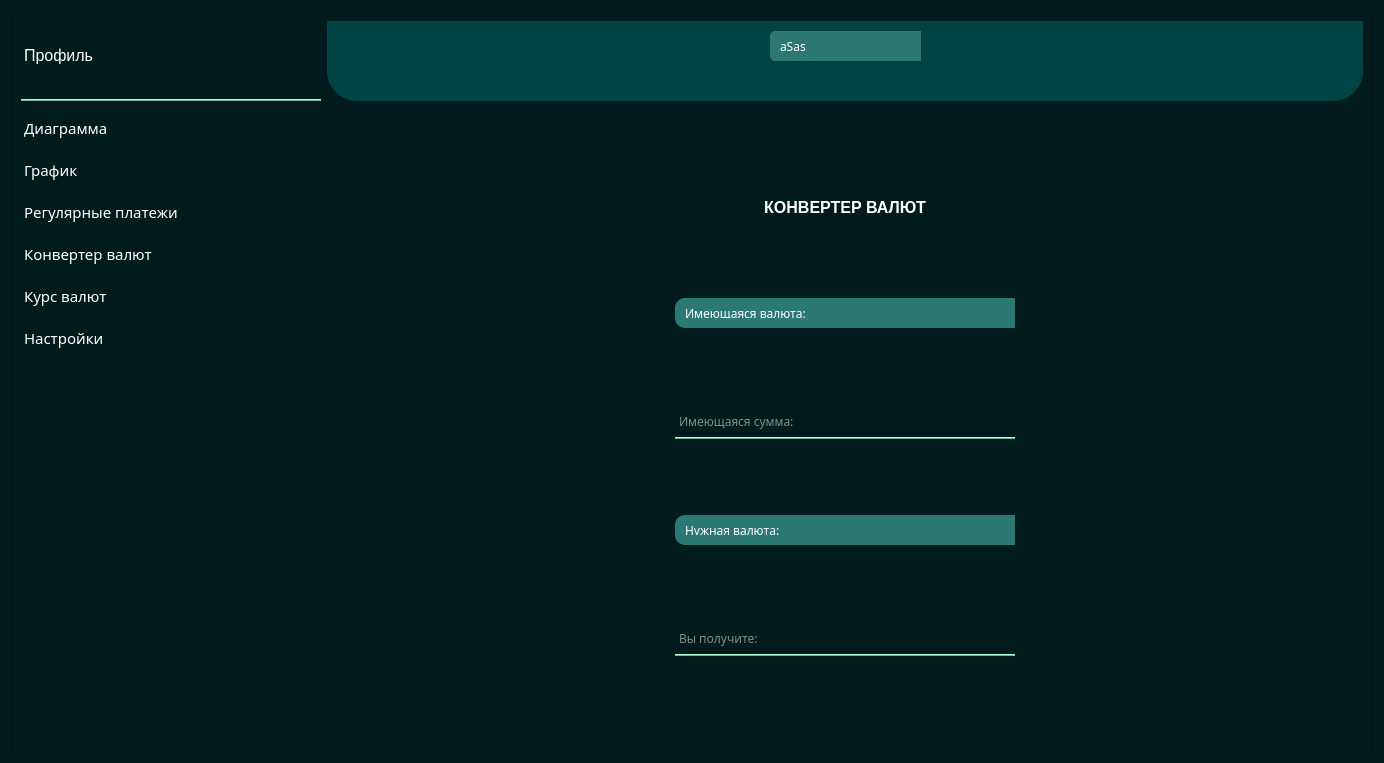
<?xml version="1.0" encoding="UTF-8"?>
<ui version="4.0">
 <class>MainPage</class>
 <widget class="QWidget" name="MainPage">
  <property name="geometry">
   <rect>
    <x>0</x>
    <y>0</y>
    <width>1384</width>
    <height>763</height>
   </rect>
  </property>
  <property name="windowTitle">
   <string>Form</string>
  </property>
  <property name="styleSheet">
   <string notr="true">background-color: #021c1e</string>
  </property>
  <layout class="QGridLayout" name="gridLayout">
   <item row="0" column="0">
    <widget class="QFrame" name="frame">
     <property name="frameShape">
      <enum>QFrame::StyledPanel</enum>
     </property>
     <property name="frameShadow">
      <enum>QFrame::Raised</enum>
     </property>
     <layout class="QGridLayout" name="gridLayout_2">
      <item row="1" column="0">
       <widget class="QListWidget" name="list_of_pages">
        <property name="minimumSize">
         <size>
          <width>0</width>
          <height>0</height>
         </size>
        </property>
        <property name="maximumSize">
         <size>
          <width>300</width>
          <height>16777215</height>
         </size>
        </property>
        <property name="font">
         <font>
          <family>Meiryo</family>
          <pointsize>11</pointsize>
          <weight>50</weight>
          <bold>false</bold>
         </font>
        </property>
        <property name="styleSheet">
         <string notr="true">QListWidget {
	border: none;
}

QListWidget:item {
    padding-top: 10px;
    padding-bottom: 10px;
}

QListWidget:item:hover {
    background-color: rgba(111, 185, 143, 0.3);
	border-radius: 10px;
	color: #021c1e;
}

QListWidget:item:!hover {
    background-color: #021c1e;
	color: white
}

QListWidget:item:selected {
    background-color: #6fb98f;
	border-radius: 10px;
    color: white;
}</string>
        </property>
        <item>
         <property name="text">
          <string>Диаграмма</string>
         </property>
         <property name="icon">
          <iconset>
           <normaloff>icons/diagram.png</normaloff>icons/diagram.png</iconset>
         </property>
        </item>
        <item>
         <property name="text">
          <string>График</string>
         </property>
         <property name="icon">
          <iconset>
           <normaloff>icons/bar</normaloff>icons/bar</iconset>
         </property>
        </item>
        <item>
         <property name="text">
          <string>Регулярные платежи</string>
         </property>
         <property name="icon">
          <iconset>
           <normaloff>icons/regular.png</normaloff>icons/regular.png</iconset>
         </property>
        </item>
        <item>
         <property name="text">
          <string>Конвертер валют</string>
         </property>
         <property name="icon">
          <iconset>
           <normaloff>icons/converter.png</normaloff>icons/converter.png</iconset>
         </property>
        </item>
        <item>
         <property name="text">
          <string>Курс валют</string>
         </property>
         <property name="icon">
          <iconset>
           <normaloff>icons/exchange_rate.png</normaloff>icons/exchange_rate.png</iconset>
         </property>
        </item>
        <item>
         <property name="text">
          <string>Настройки</string>
         </property>
         <property name="icon">
          <iconset>
           <normaloff>icons/settings.png</normaloff>icons/settings.png</iconset>
         </property>
        </item>
       </widget>
      </item>
      <item row="0" column="0">
       <widget class="QListWidget" name="profile_list_widget">
        <property name="maximumSize">
         <size>
          <width>300</width>
          <height>80</height>
         </size>
        </property>
        <property name="styleSheet">
         <string notr="true">
QListWidget {
	border: none;
	border-bottom: 2px ridge #6fb98f;
	color: white;
}

QListWidget:item {
    padding-top: 25px;
    padding-bottom: 25px;
}

QListWidget:item:hover {
    background-color: rgba(111, 185, 143, 0.3);
	border-radius: 10px;
	color: #021c1e;
}

QListWidget:item:!hover {
    background-color: #021c1e;
	color: white
}

</string>
        </property>
        <item>
         <property name="text">
          <string>Профиль</string>
         </property>
         <property name="font">
          <font>
           <family>MS Sans Serif</family>
           <pointsize>12</pointsize>
          </font>
         </property>
         <property name="background">
          <brush brushstyle="NoBrush">
           <color alpha="255">
            <red>255</red>
            <green>255</green>
            <blue>255</blue>
           </color>
          </brush>
         </property>
         <property name="icon">
          <iconset>
           <normaloff>icons/user.png</normaloff>icons/user.png</iconset>
         </property>
        </item>
       </widget>
      </item>
      <item row="1" column="1">
       <widget class="QStackedWidget" name="stacked_main_pages">
        <property name="currentIndex">
         <number>3</number>
        </property>
        <widget class="QWidget" name="diagramm_page"/>
        <widget class="QWidget" name="schedule_page"/>
        <widget class="QWidget" name="regular_page"/>
        <widget class="QWidget" name="converter_page">
         <layout class="QGridLayout" name="gridLayout_3">
          <property name="horizontalSpacing">
           <number>6</number>
          </property>
          <property name="verticalSpacing">
           <number>0</number>
          </property>
          <item row="1" column="1">
           <widget class="QComboBox" name="available_currency">
            <property name="minimumSize">
             <size>
              <width>0</width>
              <height>30</height>
             </size>
            </property>
            <property name="font">
             <font>
              <family>MS Reference Sans Serif</family>
              <pointsize>9</pointsize>
             </font>
            </property>
            <property name="styleSheet">
             <string notr="true">QComboBox:drop-down {
	background-color: #2c7873;
}
QComboBox{
  color: white;	
  background-color: #2c7873;
  padding: 10px;
  selection-background-color: rgb(39, 44, 54);
  border: none;
  height: 6px;
  width: 6px;
  margin: 0px;
	border-radius: 10px;
}</string>
            </property>
            <property name="currentText">
             <string>Имеющаяся валюта:</string>
            </property>
            <item>
             <property name="text">
              <string>Имеющаяся валюта:</string>
             </property>
            </item>
            <item>
             <property name="text">
              <string>EUR</string>
             </property>
            </item>
            <item>
             <property name="text">
              <string>MTL</string>
             </property>
            </item>
            <item>
             <property name="text">
              <string>ILS</string>
             </property>
            </item>
            <item>
             <property name="text">
              <string>DKK</string>
             </property>
            </item>
            <item>
             <property name="text">
              <string>SEK</string>
             </property>
            </item>
            <item>
             <property name="text">
              <string>CHF</string>
             </property>
            </item>
            <item>
             <property name="text">
              <string>EEK</string>
             </property>
            </item>
            <item>
             <property name="text">
              <string>NZD</string>
             </property>
            </item>
            <item>
             <property name="text">
              <string>JPY</string>
             </property>
            </item>
            <item>
             <property name="text">
              <string>KRW</string>
             </property>
            </item>
            <item>
             <property name="text">
              <string>SKK</string>
             </property>
            </item>
            <item>
             <property name="text">
              <string>TRL</string>
             </property>
            </item>
            <item>
             <property name="text">
              <string>ISK</string>
             </property>
            </item>
            <item>
             <property name="text">
              <string>HKD</string>
             </property>
            </item>
            <item>
             <property name="text">
              <string>LTL</string>
             </property>
            </item>
            <item>
             <property name="text">
              <string>PHP</string>
             </property>
            </item>
            <item>
             <property name="text">
              <string>CZK</string>
             </property>
            </item>
            <item>
             <property name="text">
              <string>CYP</string>
             </property>
            </item>
            <item>
             <property name="text">
              <string>BRL</string>
             </property>
            </item>
            <item>
             <property name="text">
              <string>TRY</string>
             </property>
            </item>
            <item>
             <property name="text">
              <string>AUD</string>
             </property>
            </item>
            <item>
             <property name="text">
              <string>CAD</string>
             </property>
            </item>
            <item>
             <property name="text">
              <string>MXN</string>
             </property>
            </item>
            <item>
             <property name="text">
              <string>HUF</string>
             </property>
            </item>
            <item>
             <property name="text">
              <string>THB</string>
             </property>
            </item>
            <item>
             <property name="text">
              <string>ZAR</string>
             </property>
            </item>
            <item>
             <property name="text">
              <string>BGN</string>
             </property>
            </item>
            <item>
             <property name="text">
              <string>IDR</string>
             </property>
            </item>
            <item>
             <property name="text">
              <string>LVL</string>
             </property>
            </item>
            <item>
             <property name="text">
              <string>MYR</string>
             </property>
            </item>
            <item>
             <property name="text">
              <string>GBP</string>
             </property>
            </item>
            <item>
             <property name="text">
              <string>CNY</string>
             </property>
            </item>
            <item>
             <property name="text">
              <string>SIT</string>
             </property>
            </item>
            <item>
             <property name="text">
              <string>RUB</string>
             </property>
            </item>
            <item>
             <property name="text">
              <string>SGD</string>
             </property>
            </item>
            <item>
             <property name="text">
              <string>NOK</string>
             </property>
            </item>
            <item>
             <property name="text">
              <string>RON</string>
             </property>
            </item>
            <item>
             <property name="text">
              <string>HRK</string>
             </property>
            </item>
            <item>
             <property name="text">
              <string>ROL</string>
             </property>
            </item>
            <item>
             <property name="text">
              <string>INR</string>
             </property>
            </item>
            <item>
             <property name="text">
              <string>PLN</string>
             </property>
            </item>
            <item>
             <property name="text">
              <string>USD</string>
             </property>
            </item>
           </widget>
          </item>
          <item row="2" column="1">
           <widget class="QLineEdit" name="available_sum">
            <property name="maximumSize">
             <size>
              <width>16777215</width>
              <height>35</height>
             </size>
            </property>
            <property name="font">
             <font>
              <family>MS Reference Sans Serif</family>
              <pointsize>9</pointsize>
             </font>
            </property>
            <property name="styleSheet">
             <string notr="true">border: 2px solid transparent;
border-bottom: 2px ridge #6fb98f;
color: white;
height: 30</string>
            </property>
            <property name="placeholderText">
             <string>Имеющаяся сумма:</string>
            </property>
           </widget>
          </item>
          <item row="0" column="1">
           <widget class="QLabel" name="label">
            <property name="maximumSize">
             <size>
              <width>16777215</width>
              <height>30</height>
             </size>
            </property>
            <property name="font">
             <font>
              <pointsize>12</pointsize>
              <weight>75</weight>
              <bold>true</bold>
             </font>
            </property>
            <property name="styleSheet">
             <string notr="true">color: white</string>
            </property>
            <property name="text">
             <string>КОНВЕРТЕР ВАЛЮТ</string>
            </property>
            <property name="alignment">
             <set>Qt::AlignCenter</set>
            </property>
           </widget>
          </item>
          <item row="4" column="1">
           <widget class="QLineEdit" name="required_sum">
            <property name="maximumSize">
             <size>
              <width>16777215</width>
              <height>35</height>
             </size>
            </property>
            <property name="font">
             <font>
              <family>MS Reference Sans Serif</family>
              <pointsize>9</pointsize>
             </font>
            </property>
            <property name="styleSheet">
             <string notr="true">border: 2px solid transparent;
border-bottom: 2px ridge #6fb98f;
color: white;
height: 30</string>
            </property>
            <property name="readOnly">
             <bool>true</bool>
            </property>
            <property name="placeholderText">
             <string>Вы получите:</string>
            </property>
           </widget>
          </item>
          <item row="0" column="0">
           <spacer name="horizontalSpacer_3">
            <property name="orientation">
             <enum>Qt::Horizontal</enum>
            </property>
            <property name="sizeHint" stdset="0">
             <size>
              <width>40</width>
              <height>20</height>
             </size>
            </property>
           </spacer>
          </item>
          <item row="0" column="2">
           <spacer name="horizontalSpacer_4">
            <property name="orientation">
             <enum>Qt::Horizontal</enum>
            </property>
            <property name="sizeHint" stdset="0">
             <size>
              <width>40</width>
              <height>20</height>
             </size>
            </property>
           </spacer>
          </item>
          <item row="3" column="1">
           <widget class="QComboBox" name="available_currency_2">
            <property name="minimumSize">
             <size>
              <width>0</width>
              <height>30</height>
             </size>
            </property>
            <property name="font">
             <font>
              <family>MS Reference Sans Serif</family>
              <pointsize>9</pointsize>
             </font>
            </property>
            <property name="styleSheet">
             <string notr="true">QComboBox:drop-down {
	background-color: #2c7873;
}
QComboBox{
  color: white;	
  background-color: #2c7873;
  padding: 10px;
  selection-background-color: rgb(39, 44, 54);
  border: none;
  height: 6px;
  width: 6px;
  margin: 0px;
	border-radius: 10px;
}</string>
            </property>
            <property name="currentText">
             <string>Нужная валюта:</string>
            </property>
            <item>
             <property name="text">
              <string>Нужная валюта:</string>
             </property>
            </item>
            <item>
             <property name="text">
              <string>EUR</string>
             </property>
            </item>
            <item>
             <property name="text">
              <string>MTL</string>
             </property>
            </item>
            <item>
             <property name="text">
              <string>ILS</string>
             </property>
            </item>
            <item>
             <property name="text">
              <string>DKK</string>
             </property>
            </item>
            <item>
             <property name="text">
              <string>SEK</string>
             </property>
            </item>
            <item>
             <property name="text">
              <string>CHF</string>
             </property>
            </item>
            <item>
             <property name="text">
              <string>EEK</string>
             </property>
            </item>
            <item>
             <property name="text">
              <string>NZD</string>
             </property>
            </item>
            <item>
             <property name="text">
              <string>JPY</string>
             </property>
            </item>
            <item>
             <property name="text">
              <string>KRW</string>
             </property>
            </item>
            <item>
             <property name="text">
              <string>SKK</string>
             </property>
            </item>
            <item>
             <property name="text">
              <string>TRL</string>
             </property>
            </item>
            <item>
             <property name="text">
              <string>ISK</string>
             </property>
            </item>
            <item>
             <property name="text">
              <string>HKD</string>
             </property>
            </item>
            <item>
             <property name="text">
              <string>LTL</string>
             </property>
            </item>
            <item>
             <property name="text">
              <string>PHP</string>
             </property>
            </item>
            <item>
             <property name="text">
              <string>CZK</string>
             </property>
            </item>
            <item>
             <property name="text">
              <string>CYP</string>
             </property>
            </item>
            <item>
             <property name="text">
              <string>BRL</string>
             </property>
            </item>
            <item>
             <property name="text">
              <string>TRY</string>
             </property>
            </item>
            <item>
             <property name="text">
              <string>AUD</string>
             </property>
            </item>
            <item>
             <property name="text">
              <string>CAD</string>
             </property>
            </item>
            <item>
             <property name="text">
              <string>MXN</string>
             </property>
            </item>
            <item>
             <property name="text">
              <string>HUF</string>
             </property>
            </item>
            <item>
             <property name="text">
              <string>THB</string>
             </property>
            </item>
            <item>
             <property name="text">
              <string>ZAR</string>
             </property>
            </item>
            <item>
             <property name="text">
              <string>BGN</string>
             </property>
            </item>
            <item>
             <property name="text">
              <string>IDR</string>
             </property>
            </item>
            <item>
             <property name="text">
              <string>LVL</string>
             </property>
            </item>
            <item>
             <property name="text">
              <string>MYR</string>
             </property>
            </item>
            <item>
             <property name="text">
              <string>GBP</string>
             </property>
            </item>
            <item>
             <property name="text">
              <string>CNY</string>
             </property>
            </item>
            <item>
             <property name="text">
              <string>SIT</string>
             </property>
            </item>
            <item>
             <property name="text">
              <string>RUB</string>
             </property>
            </item>
            <item>
             <property name="text">
              <string>SGD</string>
             </property>
            </item>
            <item>
             <property name="text">
              <string>NOK</string>
             </property>
            </item>
            <item>
             <property name="text">
              <string>RON</string>
             </property>
            </item>
            <item>
             <property name="text">
              <string>HRK</string>
             </property>
            </item>
            <item>
             <property name="text">
              <string>ROL</string>
             </property>
            </item>
            <item>
             <property name="text">
              <string>INR</string>
             </property>
            </item>
            <item>
             <property name="text">
              <string>PLN</string>
             </property>
            </item>
            <item>
             <property name="text">
              <string>USD</string>
             </property>
            </item>
           </widget>
          </item>
         </layout>
        </widget>
        <widget class="QWidget" name="exchange_page"/>
        <widget class="QWidget" name="settings_page">
         <layout class="QGridLayout" name="gridLayout_5">
          <item row="0" column="0">
           <widget class="QPushButton" name="quit_button">
            <property name="minimumSize">
             <size>
              <width>0</width>
              <height>40</height>
             </size>
            </property>
            <property name="maximumSize">
             <size>
              <width>300</width>
              <height>16777215</height>
             </size>
            </property>
            <property name="font">
             <font>
              <pointsize>12</pointsize>
             </font>
            </property>
            <property name="styleSheet">
             <string notr="true">QPushButton{
	background-color: #2c7873;
	color: #021c1e;
	border: 2px solid #2c7873;
	border-radius: 20;
}
QPushButton:pressed{
	background-color: #5d9e9a;
	color: #021c1e;
	border: 2px solid #2c7873;
	border-radius: 20;
}</string>
            </property>
            <property name="text">
             <string>Выйти из аккаунта</string>
            </property>
           </widget>
          </item>
         </layout>
        </widget>
        <widget class="QWidget" name="profile_page">
         <layout class="QGridLayout" name="gridLayout_6">
          <item row="0" column="1">
           <widget class="QLabel" name="profile_picture">
            <property name="minimumSize">
             <size>
              <width>336</width>
              <height>0</height>
             </size>
            </property>
            <property name="maximumSize">
             <size>
              <width>140</width>
              <height>140</height>
             </size>
            </property>
            <property name="font">
             <font>
              <pointsize>1</pointsize>
             </font>
            </property>
            <property name="text">
             <string/>
            </property>
            <property name="pixmap">
             <pixmap>icons/user.png</pixmap>
            </property>
            <property name="alignment">
             <set>Qt::AlignCenter</set>
            </property>
           </widget>
          </item>
          <item row="0" column="2">
           <spacer name="horizontalSpacer_6">
            <property name="orientation">
             <enum>Qt::Horizontal</enum>
            </property>
            <property name="sizeHint" stdset="0">
             <size>
              <width>40</width>
              <height>20</height>
             </size>
            </property>
           </spacer>
          </item>
          <item row="2" column="1">
           <widget class="QLineEdit" name="account_description">
            <property name="minimumSize">
             <size>
              <width>0</width>
              <height>30</height>
             </size>
            </property>
            <property name="styleSheet">
             <string notr="true">
	border: 2px solid transparent;
	border-bottom: 2px ridge #6fb98f;
	color: white;
</string>
            </property>
           </widget>
          </item>
          <item row="1" column="1">
           <widget class="QLineEdit" name="current_email">
            <property name="minimumSize">
             <size>
              <width>0</width>
              <height>30</height>
             </size>
            </property>
            <property name="styleSheet">
             <string notr="true">
	border: 2px solid transparent;
	border-bottom: 2px ridge #6fb98f;
	color: white;
</string>
            </property>
            <property name="readOnly">
             <bool>true</bool>
            </property>
           </widget>
          </item>
          <item row="0" column="0">
           <spacer name="horizontalSpacer_5">
            <property name="orientation">
             <enum>Qt::Horizontal</enum>
            </property>
            <property name="sizeHint" stdset="0">
             <size>
              <width>40</width>
              <height>20</height>
             </size>
            </property>
           </spacer>
          </item>
          <item row="1" column="0">
           <widget class="QLabel" name="label_2">
            <property name="styleSheet">
             <string notr="true">color: white;
font: 9pt &quot;MS Reference Sans Serif&quot;;</string>
            </property>
            <property name="text">
             <string>Ваш e-mail:      </string>
            </property>
            <property name="alignment">
             <set>Qt::AlignRight|Qt::AlignTrailing|Qt::AlignVCenter</set>
            </property>
           </widget>
          </item>
          <item row="2" column="0">
           <widget class="QLabel" name="label_3">
            <property name="styleSheet">
             <string notr="true">color: white;
font: 9pt &quot;MS Reference Sans Serif&quot;;</string>
            </property>
            <property name="text">
             <string>Описание счета:      </string>
            </property>
            <property name="alignment">
             <set>Qt::AlignRight|Qt::AlignTrailing|Qt::AlignVCenter</set>
            </property>
           </widget>
          </item>
         </layout>
        </widget>
       </widget>
      </item>
      <item row="0" column="1">
       <widget class="QFrame" name="frame_2">
        <property name="styleSheet">
         <string notr="true">QFrame {
	background-color: #004445;
	border-bottom-left-radius: 30px;
	border-bottom-right-radius: 30px;
}</string>
        </property>
        <property name="frameShape">
         <enum>QFrame::StyledPanel</enum>
        </property>
        <property name="frameShadow">
         <enum>QFrame::Raised</enum>
        </property>
        <layout class="QGridLayout" name="gridLayout_4">
         <item row="0" column="1">
          <layout class="QGridLayout" name="bill_info">
           <property name="horizontalSpacing">
            <number>10</number>
           </property>
           <item row="0" column="0" colspan="3">
            <widget class="QComboBox" name="list_of_accounts">
             <property name="minimumSize">
              <size>
               <width>120</width>
               <height>0</height>
              </size>
             </property>
             <property name="maximumSize">
              <size>
               <width>16777215</width>
               <height>30</height>
              </size>
             </property>
             <property name="font">
              <font>
               <family>MS Reference Sans Serif</family>
               <pointsize>9</pointsize>
              </font>
             </property>
             <property name="autoFillBackground">
              <bool>false</bool>
             </property>
             <property name="styleSheet">
              <string notr="true">QComboBox:drop-down {
	background-color: #2c7873;
	color: white;
}
QComboBox{
  color: white;	
  background-color: #2c7873;
  padding: 10px;
  selection-background-color: #6fb98f;
  border: none;
  height: 6px;
  width: 6px;
  margin: 0px;
	border-radius: 5px;
}</string>
             </property>
             <property name="iconSize">
              <size>
               <width>16</width>
               <height>16</height>
              </size>
             </property>
             <property name="duplicatesEnabled">
              <bool>false</bool>
             </property>
             <item>
              <property name="text">
               <string>aSas</string>
              </property>
             </item>
             <item>
              <property name="text">
               <string>ASasAS</string>
              </property>
             </item>
            </widget>
           </item>
           <item row="1" column="2">
            <widget class="QPushButton" name="change_balance">
             <property name="maximumSize">
              <size>
               <width>21</width>
               <height>23</height>
              </size>
             </property>
             <property name="text">
              <string/>
             </property>
             <property name="icon">
              <iconset>
               <normaloff>pen.png</normaloff>pen.png</iconset>
             </property>
             <property name="flat">
              <bool>true</bool>
             </property>
            </widget>
           </item>
           <item row="1" column="0">
            <widget class="QLabel" name="balance_label">
             <property name="minimumSize">
              <size>
               <width>80</width>
               <height>0</height>
              </size>
             </property>
             <property name="font">
              <font>
               <family>MS Sans Serif</family>
               <pointsize>10</pointsize>
               <weight>75</weight>
               <bold>true</bold>
              </font>
             </property>
             <property name="styleSheet">
              <string notr="true">color: white</string>
             </property>
             <property name="text">
              <string/>
             </property>
             <property name="alignment">
              <set>Qt::AlignRight|Qt::AlignTrailing|Qt::AlignVCenter</set>
             </property>
            </widget>
           </item>
           <item row="1" column="1">
            <widget class="QLabel" name="currency_label">
             <property name="minimumSize">
              <size>
               <width>30</width>
               <height>0</height>
              </size>
             </property>
             <property name="maximumSize">
              <size>
               <width>30</width>
               <height>16777215</height>
              </size>
             </property>
             <property name="font">
              <font>
               <pointsize>10</pointsize>
               <weight>75</weight>
               <bold>true</bold>
              </font>
             </property>
             <property name="styleSheet">
              <string notr="true">color: white</string>
             </property>
             <property name="text">
              <string/>
             </property>
            </widget>
           </item>
          </layout>
         </item>
         <item row="0" column="0">
          <spacer name="horizontalSpacer">
           <property name="orientation">
            <enum>Qt::Horizontal</enum>
           </property>
           <property name="sizeHint" stdset="0">
            <size>
             <width>40</width>
             <height>20</height>
            </size>
           </property>
          </spacer>
         </item>
         <item row="0" column="2">
          <spacer name="horizontalSpacer_2">
           <property name="orientation">
            <enum>Qt::Horizontal</enum>
           </property>
           <property name="sizeHint" stdset="0">
            <size>
             <width>40</width>
             <height>20</height>
            </size>
           </property>
          </spacer>
         </item>
        </layout>
       </widget>
      </item>
     </layout>
    </widget>
   </item>
  </layout>
 </widget>
 <resources/>
 <connections/>
</ui>
